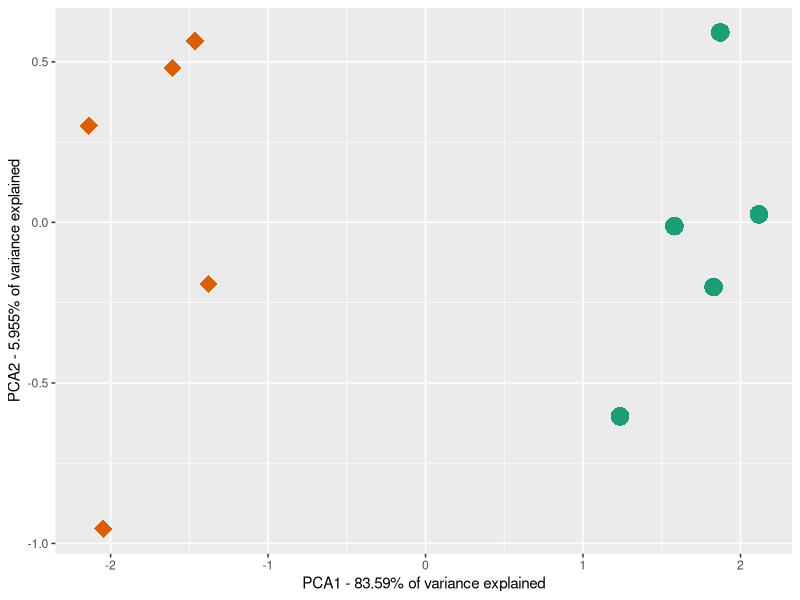

Source code (R):
# LIBRARY IMPORTS
library(ggplot2)
library(Hmisc)
library(plyr)

# DATA HANDLING
cat <- read.csv("../Results/CategoryStructure.csv", head=TRUE)

# COMPUTE PCA
cat.pca <- prcomp(cat, retx=T)
# Replace previous values with PCA values
cat[,2:11] <- cat.pca$x

# PLOT
cat.plot <- ggplot(data=cat, aes(x=dim0, y=dim1, colour=factor(category), shape=factor(category))) +
  xlab("PCA1 - 83.59% of variance explained") +
  ylab("PCA2 - 5.955% of variance explained") +
  scale_colour_brewer(palette="Dark2", guide=F) +
  scale_shape_manual(values=c(16,18), guide=F) +
  geom_point(size=6)
ggsave("../Results/CategoryStructure.pdf", plot=cat.plot,
       width=3.5, height=3)
